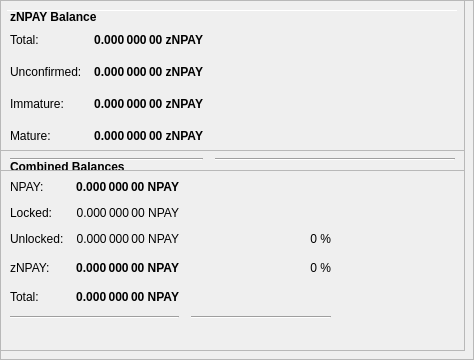
        <widget class="QFrame" name="frameObfuscation">
         <property name="minimumSize">
          <size>
           <width>0</width>
           <height>350</height>
          </size>
         </property>
         <property name="layoutDirection">
          <enum>Qt::LeftToRight</enum>
         </property>
         <property name="frameShape">
          <enum>QFrame::StyledPanel</enum>
         </property>
         <property name="frameShadow">
          <enum>QFrame::Raised</enum>
         </property>
         <widget class="QPushButton" name="runAutoDenom">
          <property name="geometry">
           <rect>
            <x>251</x>
            <y>17</y>
            <width>1</width>
            <height>1</height>
           </rect>
          </property>
          <property name="palette">
           <palette>
            <active>
             <colorrole role="WindowText">
              <brush brushstyle="SolidPattern">
               <color alpha="255">
                <red>0</red>
                <green>0</green>
                <blue>0</blue>
               </color>
              </brush>
             </colorrole>
             <colorrole role="Button">
              <brush brushstyle="SolidPattern">
               <color alpha="255">
                <red>239</red>
                <green>238</green>
                <blue>238</blue>
               </color>
              </brush>
             </colorrole>
             <colorrole role="Light">
              <brush brushstyle="SolidPattern">
               <color alpha="255">
                <red>255</red>
                <green>255</green>
                <blue>255</blue>
               </color>
              </brush>
             </colorrole>
             <colorrole role="Midlight">
              <brush brushstyle="SolidPattern">
               <color alpha="255">
                <red>247</red>
                <green>246</green>
                <blue>246</blue>
               </color>
              </brush>
             </colorrole>
             <colorrole role="Dark">
              <brush brushstyle="SolidPattern">
               <color alpha="255">
                <red>119</red>
                <green>119</green>
                <blue>119</blue>
               </color>
              </brush>
             </colorrole>
             <colorrole role="Mid">
              <brush brushstyle="SolidPattern">
               <color alpha="255">
                <red>159</red>
                <green>159</green>
                <blue>159</blue>
               </color>
              </brush>
             </colorrole>
             <colorrole role="Text">
              <brush brushstyle="SolidPattern">
               <color alpha="255">
                <red>0</red>
                <green>0</green>
                <blue>0</blue>
               </color>
              </brush>
             </colorrole>
             <colorrole role="BrightText">
              <brush brushstyle="SolidPattern">
               <color alpha="255">
                <red>255</red>
                <green>255</green>
                <blue>255</blue>
               </color>
              </brush>
             </colorrole>
             <colorrole role="ButtonText">
              <brush brushstyle="SolidPattern">
               <color alpha="255">
                <red>0</red>
                <green>0</green>
                <blue>0</blue>
               </color>
              </brush>
             </colorrole>
             <colorrole role="Base">
              <brush brushstyle="SolidPattern">
               <color alpha="255">
                <red>255</red>
                <green>255</green>
                <blue>255</blue>
               </color>
              </brush>
             </colorrole>
             <colorrole role="Window">
              <brush brushstyle="SolidPattern">
               <color alpha="255">
                <red>239</red>
                <green>238</green>
                <blue>238</blue>
               </color>
              </brush>
             </colorrole>
             <colorrole role="Shadow">
              <brush brushstyle="SolidPattern">
               <color alpha="255">
                <red>0</red>
                <green>0</green>
                <blue>0</blue>
               </color>
              </brush>
             </colorrole>
             <colorrole role="AlternateBase">
              <brush brushstyle="SolidPattern">
               <color alpha="255">
                <red>247</red>
                <green>246</green>
                <blue>246</blue>
               </color>
              </brush>
             </colorrole>
             <colorrole role="ToolTipBase">
              <brush brushstyle="SolidPattern">
               <color alpha="255">
                <red>255</red>
                <green>255</green>
                <blue>220</blue>
               </color>
              </brush>
             </colorrole>
             <colorrole role="ToolTipText">
              <brush brushstyle="SolidPattern">
               <color alpha="255">
                <red>0</red>
                <green>0</green>
                <blue>0</blue>
               </color>
              </brush>
             </colorrole>
            </active>
            <inactive>
             <colorrole role="WindowText">
              <brush brushstyle="SolidPattern">
               <color alpha="255">
                <red>0</red>
                <green>0</green>
                <blue>0</blue>
               </color>
              </brush>
             </colorrole>
             <colorrole role="Button">
              <brush brushstyle="SolidPattern">
               <color alpha="255">
                <red>239</red>
                <green>238</green>
                <blue>238</blue>
               </color>
              </brush>
             </colorrole>
             <colorrole role="Light">
              <brush brushstyle="SolidPattern">
               <color alpha="255">
                <red>255</red>
                <green>255</green>
                <blue>255</blue>
               </color>
              </brush>
             </colorrole>
             <colorrole role="Midlight">
              <brush brushstyle="SolidPattern">
               <color alpha="255">
                <red>247</red>
                <green>246</green>
                <blue>246</blue>
               </color>
              </brush>
             </colorrole>
             <colorrole role="Dark">
              <brush brushstyle="SolidPattern">
               <color alpha="255">
                <red>119</red>
                <green>119</green>
                <blue>119</blue>
               </color>
              </brush>
             </colorrole>
             <colorrole role="Mid">
              <brush brushstyle="SolidPattern">
               <color alpha="255">
                <red>159</red>
                <green>159</green>
                <blue>159</blue>
               </color>
              </brush>
             </colorrole>
             <colorrole role="Text">
              <brush brushstyle="SolidPattern">
               <color alpha="255">
                <red>0</red>
                <green>0</green>
                <blue>0</blue>
               </color>
              </brush>
             </colorrole>
             <colorrole role="BrightText">
              <brush brushstyle="SolidPattern">
               <color alpha="255">
                <red>255</red>
                <green>255</green>
                <blue>255</blue>
               </color>
              </brush>
             </colorrole>
             <colorrole role="ButtonText">
              <brush brushstyle="SolidPattern">
               <color alpha="255">
                <red>0</red>
                <green>0</green>
                <blue>0</blue>
               </color>
              </brush>
             </colorrole>
             <colorrole role="Base">
              <brush brushstyle="SolidPattern">
               <color alpha="255">
                <red>255</red>
                <green>255</green>
                <blue>255</blue>
               </color>
              </brush>
             </colorrole>
             <colorrole role="Window">
              <brush brushstyle="SolidPattern">
               <color alpha="255">
                <red>239</red>
                <green>238</green>
                <blue>238</blue>
               </color>
              </brush>
             </colorrole>
             <colorrole role="Shadow">
              <brush brushstyle="SolidPattern">
               <color alpha="255">
                <red>0</red>
                <green>0</green>
                <blue>0</blue>
               </color>
              </brush>
             </colorrole>
             <colorrole role="AlternateBase">
              <brush brushstyle="SolidPattern">
               <color alpha="255">
                <red>247</red>
                <green>246</green>
                <blue>246</blue>
               </color>
              </brush>
             </colorrole>
             <colorrole role="ToolTipBase">
              <brush brushstyle="SolidPattern">
               <color alpha="255">
                <red>255</red>
                <green>255</green>
                <blue>220</blue>
               </color>
              </brush>
             </colorrole>
             <colorrole role="ToolTipText">
              <brush brushstyle="SolidPattern">
               <color alpha="255">
                <red>0</red>
                <green>0</green>
                <blue>0</blue>
               </color>
              </brush>
             </colorrole>
            </inactive>
            <disabled>
             <colorrole role="WindowText">
              <brush brushstyle="SolidPattern">
               <color alpha="255">
                <red>119</red>
                <green>119</green>
                <blue>119</blue>
               </color>
              </brush>
             </colorrole>
             <colorrole role="Button">
              <brush brushstyle="SolidPattern">
               <color alpha="255">
                <red>239</red>
                <green>238</green>
                <blue>238</blue>
               </color>
              </brush>
             </colorrole>
             <colorrole role="Light">
              <brush brushstyle="SolidPattern">
               <color alpha="255">
                <red>255</red>
                <green>255</green>
                <blue>255</blue>
               </color>
              </brush>
             </colorrole>
             <colorrole role="Midlight">
              <brush brushstyle="SolidPattern">
               <color alpha="255">
                <red>247</red>
                <green>246</green>
                <blue>246</blue>
               </color>
              </brush>
             </colorrole>
             <colorrole role="Dark">
              <brush brushstyle="SolidPattern">
               <color alpha="255">
                <red>119</red>
                <green>119</green>
                <blue>119</blue>
               </color>
              </brush>
             </colorrole>
             <colorrole role="Mid">
              <brush brushstyle="SolidPattern">
               <color alpha="255">
                <red>159</red>
                <green>159</green>
                <blue>159</blue>
               </color>
              </brush>
             </colorrole>
             <colorrole role="Text">
              <brush brushstyle="SolidPattern">
               <color alpha="255">
                <red>119</red>
                <green>119</green>
                <blue>119</blue>
               </color>
              </brush>
             </colorrole>
             <colorrole role="BrightText">
              <brush brushstyle="SolidPattern">
               <color alpha="255">
                <red>255</red>
                <green>255</green>
                <blue>255</blue>
               </color>
              </brush>
             </colorrole>
             <colorrole role="ButtonText">
              <brush brushstyle="SolidPattern">
               <color alpha="255">
                <red>119</red>
                <green>119</green>
                <blue>119</blue>
               </color>
              </brush>
             </colorrole>
             <colorrole role="Base">
              <brush brushstyle="SolidPattern">
               <color alpha="255">
                <red>239</red>
                <green>238</green>
                <blue>238</blue>
               </color>
              </brush>
             </colorrole>
             <colorrole role="Window">
              <brush brushstyle="SolidPattern">
               <color alpha="255">
                <red>239</red>
                <green>238</green>
                <blue>238</blue>
               </color>
              </brush>
             </colorrole>
             <colorrole role="Shadow">
              <brush brushstyle="SolidPattern">
               <color alpha="255">
                <red>0</red>
                <green>0</green>
                <blue>0</blue>
               </color>
              </brush>
             </colorrole>
             <colorrole role="AlternateBase">
              <brush brushstyle="SolidPattern">
               <color alpha="255">
                <red>239</red>
                <green>238</green>
                <blue>238</blue>
               </color>
              </brush>
             </colorrole>
             <colorrole role="ToolTipBase">
              <brush brushstyle="SolidPattern">
               <color alpha="255">
                <red>255</red>
                <green>255</green>
                <blue>220</blue>
               </color>
              </brush>
             </colorrole>
             <colorrole role="ToolTipText">
              <brush brushstyle="SolidPattern">
               <color alpha="255">
                <red>0</red>
                <green>0</green>
                <blue>0</blue>
               </color>
              </brush>
             </colorrole>
            </disabled>
           </palette>
          </property>
          <property name="focusPolicy">
           <enum>Qt::NoFocus</enum>
          </property>
          <property name="autoFillBackground">
           <bool>true</bool>
          </property>
          <property name="text">
           <string/>
          </property>
          <property name="flat">
           <bool>true</bool>
          </property>
         </widget>
         <widget class="Line" name="line">
          <property name="geometry">
           <rect>
            <x>7</x>
            <y>10</y>
            <width>451</width>
            <height>1</height>
           </rect>
          </property>
          <property name="orientation">
           <enum>Qt::Horizontal</enum>
          </property>
         </widget>
         <widget class="QFrame" name="frame_3">
          <property name="geometry">
           <rect>
            <x>0</x>
            <y>150</y>
            <width>465</width>
            <height>201</height>
           </rect>
          </property>
          <property name="frameShape">
           <enum>QFrame::StyledPanel</enum>
          </property>
          <property name="frameShadow">
           <enum>QFrame::Raised</enum>
          </property>
          <layout class="QVBoxLayout" name="verticalLayout_5">
           <item>
            <layout class="QHBoxLayout" name="horizontalLayout_5" stretch="0">
             <item>
              <widget class="QLabel" name="label_5z">
               <property name="maximumSize">
                <size>
                 <width>16777215</width>
                 <height>20</height>
                </size>
               </property>
               <property name="font">
                <font>
                 <weight>75</weight>
                 <bold>true</bold>
                </font>
               </property>
               <property name="toolTip">
                <string>Combined Balances (including unconfirmed and immature coins)</string>
               </property>
               <property name="text">
                <string>&lt;html&gt;&lt;head/&gt;&lt;body&gt;&lt;p&gt;Combined Balances&lt;/p&gt;&lt;/body&gt;&lt;/html&gt;</string>
               </property>
              </widget>
             </item>
            </layout>
           </item>
           <item>
            <layout class="QGridLayout" name="gridLayout_3">
             <property name="spacing">
              <number>12</number>
             </property>
             <item row="7" column="0" colspan="2">
              <widget class="Line" name="lineSpendableBalance_3">
               <property name="orientation">
                <enum>Qt::Horizontal</enum>
               </property>
              </widget>
             </item>
             <item row="7" column="2">
              <widget class="Line" name="lineWatchBalance_3">
               <property name="sizePolicy">
                <sizepolicy hsizetype="Preferred" vsizetype="Fixed">
                 <horstretch>0</horstretch>
                 <verstretch>0</verstretch>
                </sizepolicy>
               </property>
               <property name="minimumSize">
                <size>
                 <width>140</width>
                 <height>0</height>
                </size>
               </property>
               <property name="orientation">
                <enum>Qt::Horizontal</enum>
               </property>
              </widget>
             </item>
             <item row="4" column="1">
              <widget class="QLabel" name="labelzBalancez">
               <property name="font">
                <font>
                 <weight>75</weight>
                 <bold>true</bold>
                </font>
               </property>
               <property name="cursor">
                <cursorShape>IBeamCursor</cursorShape>
               </property>
               <property name="toolTip">
                <string>Total of transactions that have yet to be confirmed, and do not yet count toward the spendable balance</string>
               </property>
               <property name="text">
                <string notr="true">0.000 000 00 NPAY</string>
               </property>
               <property name="alignment">
                <set>Qt::AlignRight|Qt::AlignTrailing|Qt::AlignVCenter</set>
               </property>
               <property name="textInteractionFlags">
                <set>Qt::LinksAccessibleByMouse|Qt::TextSelectableByKeyboard|Qt::TextSelectableByMouse</set>
               </property>
              </widget>
             </item>
             <item row="6" column="1">
              <widget class="QLabel" name="labelTotalz">
               <property name="font">
                <font>
                 <weight>75</weight>
                 <bold>true</bold>
                </font>
               </property>
               <property name="cursor">
                <cursorShape>IBeamCursor</cursorShape>
               </property>
               <property name="toolTip">
                <string>Total Balance, including unconfirmed and immature coins.</string>
               </property>
               <property name="text">
                <string notr="true">0.000 000 00 NPAY</string>
               </property>
               <property name="alignment">
                <set>Qt::AlignRight|Qt::AlignTrailing|Qt::AlignVCenter</set>
               </property>
               <property name="textInteractionFlags">
                <set>Qt::LinksAccessibleByMouse|Qt::TextSelectableByKeyboard|Qt::TextSelectableByMouse</set>
               </property>
              </widget>
             </item>
             <item row="4" column="3">
              <spacer name="horizontalSpacer_6">
               <property name="orientation">
                <enum>Qt::Horizontal</enum>
               </property>
               <property name="sizeHint" stdset="0">
                <size>
                 <width>40</width>
                 <height>20</height>
                </size>
               </property>
              </spacer>
             </item>
             <item row="6" column="0">
              <widget class="QLabel" name="labelTotalTextz">
               <property name="text">
                <string>Total:</string>
               </property>
              </widget>
             </item>
             <item row="1" column="0">
              <widget class="QLabel" name="labelBalanceTextz">
               <property name="text">
                <string>NPAY:</string>
               </property>
              </widget>
             </item>
             <item row="1" column="1">
              <widget class="QLabel" name="labelBalancez">
               <property name="font">
                <font>
                 <weight>75</weight>
                 <bold>true</bold>
                </font>
               </property>
               <property name="cursor">
                <cursorShape>IBeamCursor</cursorShape>
               </property>
               <property name="toolTip">
                <string>Your current spendable balance</string>
               </property>
               <property name="text">
                <string notr="true">0.000 000 00 NPAY</string>
               </property>
               <property name="alignment">
                <set>Qt::AlignRight|Qt::AlignTrailing|Qt::AlignVCenter</set>
               </property>
               <property name="textInteractionFlags">
                <set>Qt::LinksAccessibleByMouse|Qt::TextSelectableByKeyboard|Qt::TextSelectableByMouse</set>
               </property>
              </widget>
             </item>
             <item row="4" column="0">
              <widget class="QLabel" name="labelzBalanceTextz">
               <property name="toolTip">
                <string/>
               </property>
               <property name="text">
                <string>zNPAY:</string>
               </property>
              </widget>
             </item>
             <item row="4" column="2">
              <widget class="QLabel" name="labelzNPAYPercent">
               <property name="toolTip">
                <string>Current percentage of zNPAY.
If AutoMint is enabled this percentage will settle around the configured AutoMint percentage (default = 10%)</string>
               </property>
               <property name="text">
                <string>0 %</string>
               </property>
               <property name="alignment">
                <set>Qt::AlignRight|Qt::AlignTrailing|Qt::AlignVCenter</set>
               </property>
              </widget>
             </item>
             <item row="6" column="2">
              <widget class="QLabel" name="label100Percent">
               <property name="text">
                <string/>
               </property>
               <property name="alignment">
                <set>Qt::AlignRight|Qt::AlignTrailing|Qt::AlignVCenter</set>
               </property>
              </widget>
             </item>
             <item row="2" column="1">
              <widget class="QLabel" name="labelLockedBalance">
               <property name="toolTip">
                <string>Locked NPAY or Masternode collaterals. These are excluded from zNPAY minting.</string>
               </property>
               <property name="text">
                <string>0.000 000 00 NPAY</string>
               </property>
               <property name="alignment">
                <set>Qt::AlignRight|Qt::AlignTrailing|Qt::AlignVCenter</set>
               </property>
              </widget>
             </item>
             <item row="2" column="0">
              <widget class="QLabel" name="labelLockedBalanceText">
               <property name="toolTip">
                <string>Locked NPAY or Masternode collaterals. These are excluded from zNPAY minting.</string>
               </property>
               <property name="text">
                <string>Locked:</string>
               </property>
              </widget>
             </item>
             <item row="3" column="0">
              <widget class="QLabel" name="labelUnLockedBalanceText">
               <property name="toolTip">
                <string>Unlocked NPAYs. These can be used for zNPAY minting.</string>
               </property>
               <property name="text">
                <string>Unlocked:</string>
               </property>
              </widget>
             </item>
             <item row="3" column="1">
              <widget class="QLabel" name="labelUnLockedBalance">
               <property name="toolTip">
                <string>Unlocked NPAYs. These can be used for zNPAY minting.</string>
               </property>
               <property name="text">
                <string>0.000 000 00 NPAY</string>
               </property>
               <property name="alignment">
                <set>Qt::AlignRight|Qt::AlignTrailing|Qt::AlignVCenter</set>
               </property>
              </widget>
             </item>
             <item row="3" column="2">
              <widget class="QLabel" name="labelNPAYPercent">
               <property name="text">
                <string>0 %</string>
               </property>
               <property name="alignment">
                <set>Qt::AlignRight|Qt::AlignTrailing|Qt::AlignVCenter</set>
               </property>
              </widget>
             </item>
            </layout>
           </item>
           <item>
            <spacer name="verticalSpacer">
             <property name="orientation">
              <enum>Qt::Vertical</enum>
             </property>
             <property name="sizeHint" stdset="0">
              <size>
               <width>20</width>
               <height>40</height>
              </size>
             </property>
            </spacer>
           </item>
          </layout>
         </widget>
         <widget class="QFrame" name="frame_4">
          <property name="geometry">
           <rect>
            <x>0</x>
            <y>0</y>
            <width>465</width>
            <height>171</height>
           </rect>
          </property>
          <property name="frameShape">
           <enum>QFrame::StyledPanel</enum>
          </property>
          <property name="frameShadow">
           <enum>QFrame::Raised</enum>
          </property>
          <layout class="QVBoxLayout" name="verticalLayout_7">
           <item>
            <layout class="QHBoxLayout" name="horizontalLayout_8" stretch="0">
             <item>
              <widget class="QLabel" name="label_5z_3">
               <property name="maximumSize">
                <size>
                 <width>16777215</width>
                 <height>20</height>
                </size>
               </property>
               <property name="font">
                <font>
                 <weight>75</weight>
                 <bold>true</bold>
                </font>
               </property>
               <property name="text">
                <string>zNPAY Balance</string>
               </property>
              </widget>
             </item>
            </layout>
           </item>
           <item>
            <layout class="QGridLayout" name="gridLayout_5">
             <property name="spacing">
              <number>12</number>
             </property>
             <item row="4" column="0">
              <widget class="QLabel" name="labelzBalanceMatureText">
               <property name="toolTip">
                <string>Mature: more than 20 confirmation and more than 1 mints of the same denomination after it was minted.
These zNPAY are spendable.</string>
               </property>
               <property name="text">
                <string>Mature:</string>
               </property>
              </widget>
             </item>
             <item row="5" column="0" colspan="2">
              <widget class="Line" name="lineSpendableBalance_5">
               <property name="orientation">
                <enum>Qt::Horizontal</enum>
               </property>
              </widget>
             </item>
             <item row="1" column="1">
              <widget class="QLabel" name="labelzBalance">
               <property name="font">
                <font>
                 <weight>75</weight>
                 <bold>true</bold>
                </font>
               </property>
               <property name="cursor">
                <cursorShape>IBeamCursor</cursorShape>
               </property>
               <property name="toolTip">
                <string>All available zNPAY, unconfirmed and immature zNPAY included.</string>
               </property>
               <property name="text">
                <string notr="true">0.000 000 00 zNPAY</string>
               </property>
               <property name="alignment">
                <set>Qt::AlignRight|Qt::AlignTrailing|Qt::AlignVCenter</set>
               </property>
               <property name="textInteractionFlags">
                <set>Qt::LinksAccessibleByMouse|Qt::TextSelectableByKeyboard|Qt::TextSelectableByMouse</set>
               </property>
              </widget>
             </item>
             <item row="5" column="2">
              <widget class="Line" name="lineWatchBalance_5">
               <property name="sizePolicy">
                <sizepolicy hsizetype="Preferred" vsizetype="Fixed">
                 <horstretch>0</horstretch>
                 <verstretch>0</verstretch>
                </sizepolicy>
               </property>
               <property name="minimumSize">
                <size>
                 <width>140</width>
                 <height>0</height>
                </size>
               </property>
               <property name="orientation">
                <enum>Qt::Horizontal</enum>
               </property>
              </widget>
             </item>
             <item row="1" column="0">
              <widget class="QLabel" name="labelzBalanceText">
               <property name="toolTip">
                <string>All available zNPAY, unconfirmed and immature zNPAY included.</string>
               </property>
               <property name="text">
                <string>Total:</string>
               </property>
              </widget>
             </item>
             <item row="1" column="2">
              <spacer name="horizontalSpacer_8">
               <property name="orientation">
                <enum>Qt::Horizontal</enum>
               </property>
               <property name="sizeHint" stdset="0">
                <size>
                 <width>40</width>
                 <height>20</height>
                </size>
               </property>
              </spacer>
             </item>
             <item row="4" column="2">
              <spacer name="horizontalSpacer_4">
               <property name="orientation">
                <enum>Qt::Horizontal</enum>
               </property>
               <property name="sizeHint" stdset="0">
                <size>
                 <width>40</width>
                 <height>20</height>
                </size>
               </property>
              </spacer>
             </item>
             <item row="4" column="1">
              <widget class="QLabel" name="labelzBalanceMature">
               <property name="font">
                <font>
                 <weight>75</weight>
                 <bold>true</bold>
                </font>
               </property>
               <property name="toolTip">
                <string>Mature: more than 20 confirmation and more than 1 mints of the same denomination after it was minted.
These zNPAY are spendable.</string>
               </property>
               <property name="text">
                <string>0.000 000 00 zNPAY</string>
               </property>
               <property name="alignment">
                <set>Qt::AlignRight|Qt::AlignTrailing|Qt::AlignVCenter</set>
               </property>
              </widget>
             </item>
             <item row="2" column="0">
              <widget class="QLabel" name="labelzBalanceUnconfirmedText">
               <property name="toolTip">
                <string>Unconfirmed: less than 20 confirmations
Immature: confirmed, but less than 1 mints of the same denomination after it was minted</string>
               </property>
               <property name="text">
                <string>Unconfirmed:</string>
               </property>
              </widget>
             </item>
             <item row="2" column="1">
              <widget class="QLabel" name="labelzBalanceUnconfirmed">
               <property name="font">
                <font>
                 <weight>75</weight>
                 <bold>true</bold>
                </font>
               </property>
               <property name="toolTip">
                <string>Unconfirmed: less than 20 confirmations
Immature: confirmed, but less than 1 mints of the same denomination after it was minted</string>
               </property>
               <property name="text">
                <string>0.000 000 00 zNPAY</string>
               </property>
               <property name="alignment">
                <set>Qt::AlignRight|Qt::AlignTrailing|Qt::AlignVCenter</set>
               </property>
              </widget>
             </item>
             <item row="2" column="2">
              <spacer name="horizontalSpacer_5">
               <property name="orientation">
                <enum>Qt::Horizontal</enum>
               </property>
               <property name="sizeHint" stdset="0">
                <size>
                 <width>40</width>
                 <height>20</height>
                </size>
               </property>
              </spacer>
             </item>
             <item row="3" column="0">
              <widget class="QLabel" name="labelzBalanceImmatureText">
               <property name="toolTip">
                <string>Unconfirmed: less than 20 confirmations
Immature: confirmed, but less than 1 mints of the same denomination after it was minted</string>
               </property>
               <property name="text">
                <string>Immature:</string>
               </property>
              </widget>
             </item>
             <item row="3" column="1">
              <widget class="QLabel" name="labelzBalanceImmature">
               <property name="font">
                <font>
                 <weight>75</weight>
                 <bold>true</bold>
                </font>
               </property>
               <property name="toolTip">
                <string>Unconfirmed: less than 20 confirmations
Immature: confirmed, but less than 1 mints of the same denomination after it was minted</string>
               </property>
               <property name="text">
                <string>0.000 000 00 zNPAY</string>
               </property>
               <property name="alignment">
                <set>Qt::AlignRight|Qt::AlignTrailing|Qt::AlignVCenter</set>
               </property>
              </widget>
             </item>
             <item row="3" column="2">
              <spacer name="horizontalSpacer_7">
               <property name="orientation">
                <enum>Qt::Horizontal</enum>
               </property>
               <property name="sizeHint" stdset="0">
                <size>
                 <width>40</width>
                 <height>20</height>
                </size>
               </property>
              </spacer>
             </item>
            </layout>
           </item>
          </layout>
         </widget>
        </widget>
